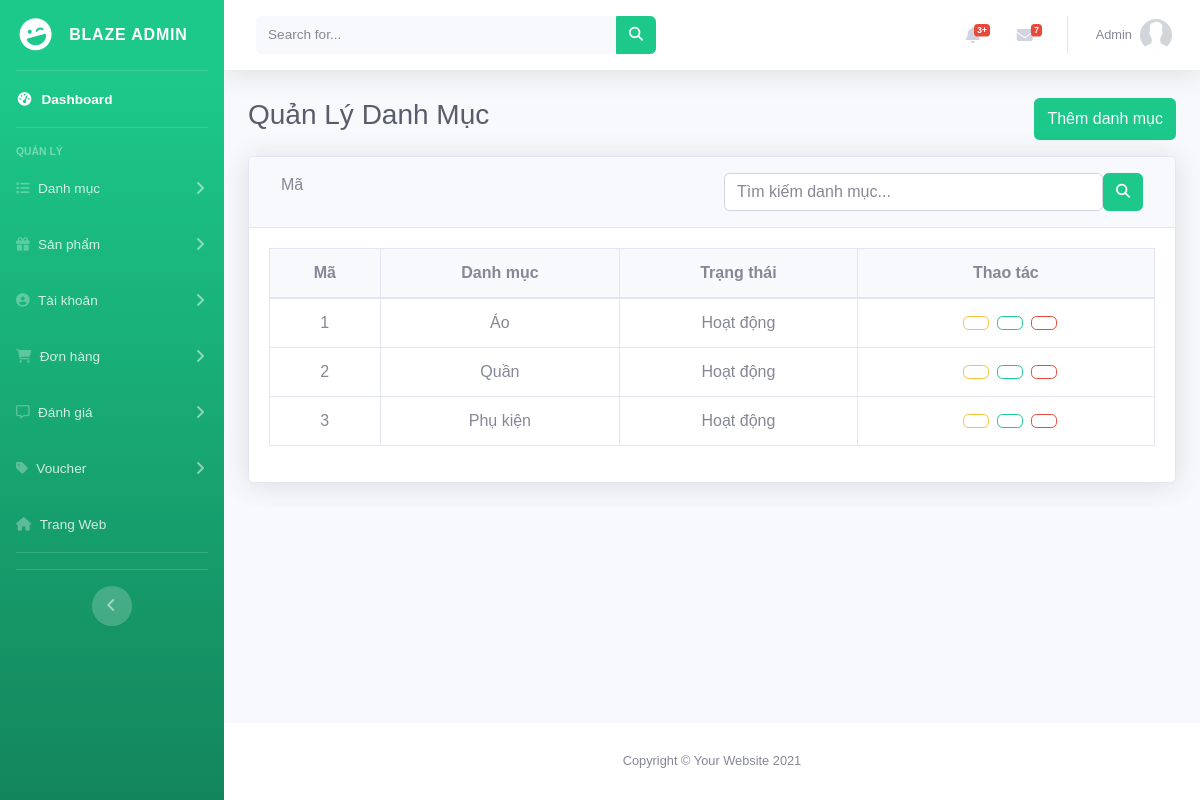
The app's page /admin/danh-muc (signed in) with its own data.
### tables this page shows
CREATE TABLE `categories` (
  `id` int(5) NOT NULL,
  `name` varchar(255) NOT NULL,
  `created_at` DATETIME NOT NULL DEFAULT current_timestamp(),
  `updated_at` timestamp NOT NULL DEFAULT current_timestamp() ON UPDATE current_timestamp(),
  `status` tinyint(1) NOT NULL DEFAULT 0
);

### app/controllers/admin/Category.php (called while the page is built, shortened)
<?php
class Category extends Controller
{
    public $cate_model;
    public $data = [];
    public function __construct()
    {
        $this->cate_model = $this->model('CategoryModel');
    }
    public function index()
    {
        $Cate = $this->cate_model->getAllCate();
        $this->data['sub_content']['dataCate'] = $Cate;
        $this->data['page_title'] = 'BLAZE-Admin - Danh Mục';
        $this->data['content'] = 'admin/categories/index';
        $this->render('layouts/admin_layout', $this->data);
    }
}

### app/App.php (called while the page is built, shortened)
<?php
class App
{
    private $__controller, $__action, $__params, $__routes, $__privile;
    function __construct()
    {
        global $routes;
        $this->__routes = new Route();
        if (!empty($routes['default_controller'])) {
            $this->__controller = $routes['default_controller'];
        }
        $this->__action = 'index';
        $this->handlerUrl();
    }
    function getUrl()
    {
        if (!empty($_SERVER['PATH_INFO'])) {
            $url = $_SERVER['PATH_INFO'];
        } else {
            $url = '/';
        }
        return $url;
    }
    public function handlerUrl()
    {
        $url = $this->getUrl();
        $url = $this->__routes->handleRoute($url);
        $urlArray = array_filter(explode('/', $url));
        $urlArray = array_values($urlArray);
        $isAdmin = false;
        if (!empty($urlArray)) {
            if (strtolower($urlArray[0]) == 'admin') {
                $this->__privile = new PrivilegeModel();
                $checkPrivilege = $this->__privile->checkPrivilege();
                if (!$checkPrivilege) {
                    $this->loadError('403');
                    exit();
                } else {
                    $isAdmin = true;
                    unset($urlArray[0]);
                    $urlArray = array_values($urlArray);
                }
            }
            if (!empty($urlArray[0])) {
                $this->__controller = ucfirst($urlArray[0]);
            }
            $controllerPath = $isAdmin ? 'app/controllers/admin/' . $this->__controller . '.php' : 'app/controllers/' . $this->__controller . '.php';
            if (file_exists($controllerPath)) {
                if (class_exists($this->__controller)) {
                    $this->__controller = new $this->__controller();
                    unset($urlArray[0]);
                } else {
                    $this->loadError();
                    return;
                }
            } else {
                $this->loadError();
                return;
            }
        } else {
            header("Location: " . _WEB_ROOT_ . "/trang-chu");
        }
        if (!empty($urlArray[1])) {
            $this->__action = $urlArray[1];
            unset($urlArray[1]);
        }
        $this->__params = array_values($urlArray);
        call_user_func_array([$this->__controller, $this->__action], $this->__params);
    }
}

### index.php (called while the page is built, shortened)
<?php
$app = new App();

### configs/database.php (called while the page is built, shortened)
<?php
class Database
{
    private $servername = DB_HOST;
    private $database = DB_NAME;
    private $username = DB_USER;
    private $password = DB_PASS;
    private $charset = "utf8mb4";
    private $pdo;
    public function __construct()
    {
        try {
            $dsn = "mysql:host=$this->servername;dbname=$this->database;charset=$this->charset";
            $this->pdo = new PDO($dsn, $this->username, $this->password);
            $this->pdo->setAttribute(PDO::ATTR_ERRMODE, PDO::ERRMODE_EXCEPTION);
        } catch (PDOException $e) {
            echo "Connection failed: " . $e->getMessage();
        }
    }
    public function query($sql, $param = [])
    {
        $stmt = $this->pdo->prepare($sql);
        if ($param) {
            $stmt->execute($param);
        } else {
            $stmt->execute();
        }
        return $stmt;
    }
    public function getAll($sql, $param = [])
    {
        $stmt = $this->query($sql, $param);
        return $stmt->fetchAll(PDO::FETCH_ASSOC);
    }
}

### app/models/CategoryModel.php (called while the page is built, shortened)
<?php
class CategoryModel{
    private $db;
    public function __construct()
    {
        $this->db = new Model();
    }
    public function getAllCate() {
        $sql = "SELECT * FROM categories ";
        return $this->db->getAll($sql);
    }
}

### app/views/admin/categories/index.php (the view, shortened to what this page needs)
<div id="wrapper">
    <div id="content-wrapper" class="d-flex flex-column">
        <div id="content">
            <div class="container-fluid">
                <div class="d-flex justify-content-between mb-3 mt-1">
                    <h1 class="h3 mb-2 text-gray-800">Quản Lý Danh Mục</h1>
                    <button type="button" class="btn bg-success text-light" data-toggle="modal"
                        data-target="#addsubCateModal">
                        Thêm danh mục
                    </button>
                </div>
                <div class="card shadow mb-4">
                    <div class="card-header py-3 d-flex">
                        <div class="col-6 f-flex">
                            <form id="filter-form" class="form-inline" method="post">
                                <div class="form-group my-0">
                                    <label for="filter-select" class="mr-2">Mã</i></label>
                                </div>
                                <button type="submit" class="btn btn-light" name="submit_sort" value="1"></button>
                            </form>
                        </div>
                        <div class="col-6">
                            <form method="POST">
                                <div class="d-flex align-items-center justify-content-center">
                                    <input id="search_cate" type="text" class="form-control rounded-crl-left"
                                        name="search" value="" placeholder="Tìm kiếm danh mục...">
                                    <button class="btn btn-success rounded-crl-right" type="submit"
                                        name="submit_search">
                                        <i class="fas fa-search fa-sm fw-bold"></i>
                                    </button>
                                </div>
                            </form>
                        </div>
                    </div>
                    <div class="card-body">
                        <div class="table-responsive">
                            <table class="table table-bordered text-center" id="dataTable" width="100%"
                                cellspacing="0">
                                <thead class="bg-light text-center">
                                    <tr>
                                        <th>Mã</th>
                                        <th>Danh mục</th>
                                        <th>Trạng thái</th>
                                        <th>Thao tác</th>
                                    </tr>
                                </thead>
                                <tbody>
                                    <?php foreach ($dataCate as $key => $cate): ?>
                                        <tr>
                                            <td class="align-middle"><?= $cate['id'] ?></td>
                                            <td class="align-middle"><?= $cate['name'] ?></td>
                                            <td class="align-middle">
                                                <?= $cate['status'] == 0 ? 'Hoạt động' : 'Tạm dừng'; ?></td>
                                            <td class="align-middle">
                                                <div class="d-flex align-items-center justify-content-center">
                                                    <button data-toggle="modal"
                                                        class="btn btn-outline-warning ml-2 editCategoryBtn"
                                                        data-target="#editsubCateModal" data-id="<?= $cate['id'] ?>">
                                                    </button>
                                                    <form method="POST" action="<?= _WEB_ROOT_ ?>/admin/danh-muc">
                                                        <button class="btn btn-outline-success change-status-btn ml-2" onclick="return confirm('Bạn có muốn đổi trạng thái không?')">
                                                        </button>
                                                    </form>
                                                    <form action="<?= _WEB_ROOT_ ?>/admin/danh-muc" method="post"
                                                        style="display: inline;">
                                                        <button type="submit" class="btn btn-outline-danger ml-2"
                                                            onclick="return confirm('Bạn có chắc chắn muốn xóa danh mục này không?')">
                                                        </button>
                                                    </form>
                                                </div>
                                            </td>
                                        </tr>
                                    <?php endforeach; ?>
                                </tbody>
                            </table>
                        </div>
                    </div>
                </div>
            </div>
        </div>
    </div>
</div>

### public/assets/client/css/messger.css (style rules this page uses)
* { box-sizing: border-box; margin: 0; padding: 0; font-family: "League Spartan", sans-serif; }

### records on screen
categories: id "1", name "Áo", status "Hoạt động"
categories: id "2", name "Quần", status "Hoạt động"
categories: id "3", name "Phụ kiện", status "Hoạt động"

### other values on screen
$_SESSION['user']['name'] "Admin"
